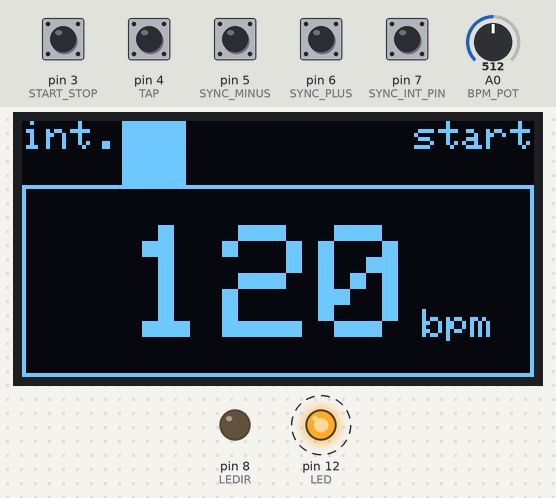
Simulated run of this sketch. Board: Arduino Nano, built with avr-gcc and run on an emulated ATmega328P. On the bench: 128×64 one-colour display, output pins drawn as LEDs (lit = HIGH). Dashed ring = blinking. Inputs (shaded band) come from the test bench; at power-on: pin 3 (START_STOP), pin 4 (TAP), pin 5 (SYNC_MINUS), pin 6 (SYNC_PLUS), pin 7 (SYNC_INT_PIN) HIGH, A0 (BPM_POT) = 512. The display library's start-up logo is not drawn; what the sketch prints to the serial monitor is not drawn.

Above: at 3.36 s.
3.4 s: pin 7 (SYNC_INT_PIN) pulled LOW for 0.15 s
At 4.7 s:
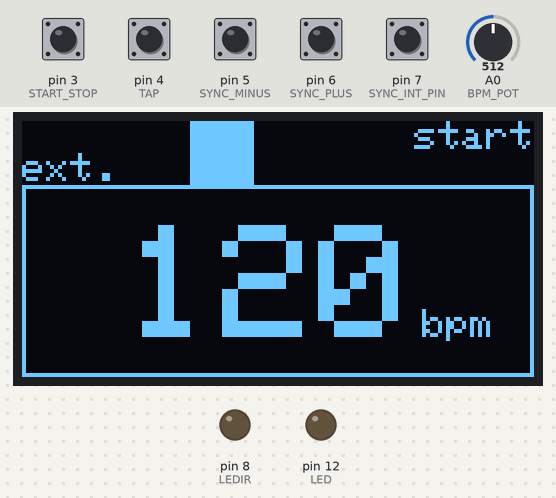
5.0 s: pin 3 (START_STOP) pulled LOW for 0.15 s
At 5.9 s:
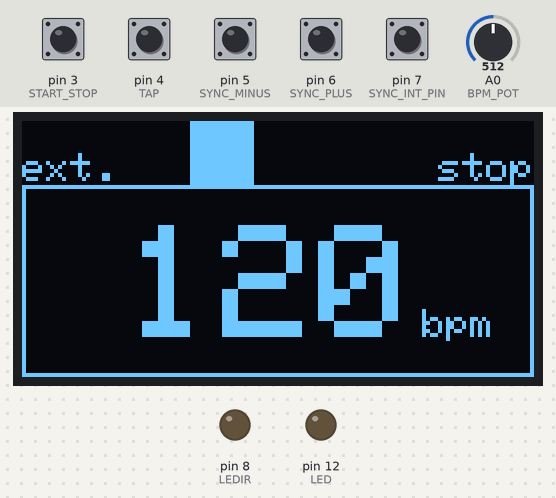
6.6 s: pin 7 (SYNC_INT_PIN) pulled LOW for 1 s
At 7.1 s:
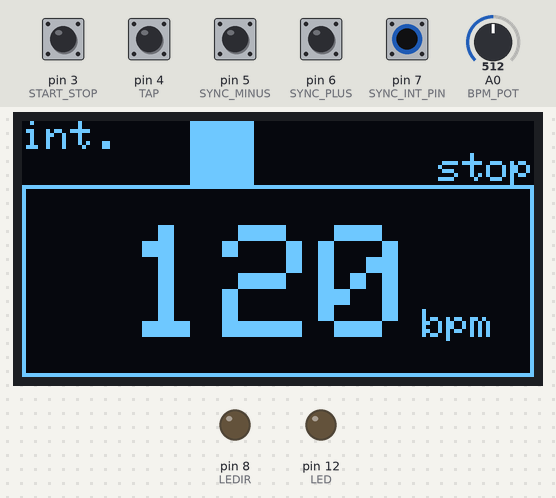
9.1 s: A0 (BPM_POT) set to 716
At 10.2 s:
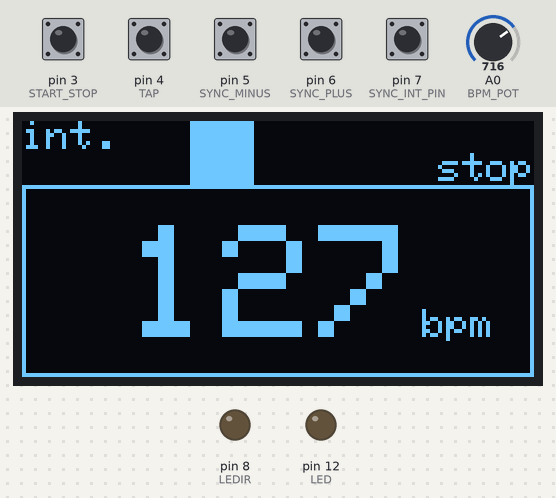
10.6 s: pin 3 (START_STOP) pulled LOW for 1 s
At 10.96 s:
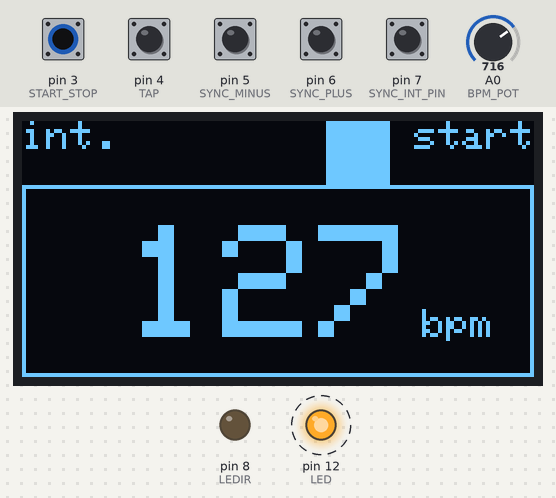
12.2 s: pin 4 (TAP) pulled LOW for 0.15 s
At 12.73 s:
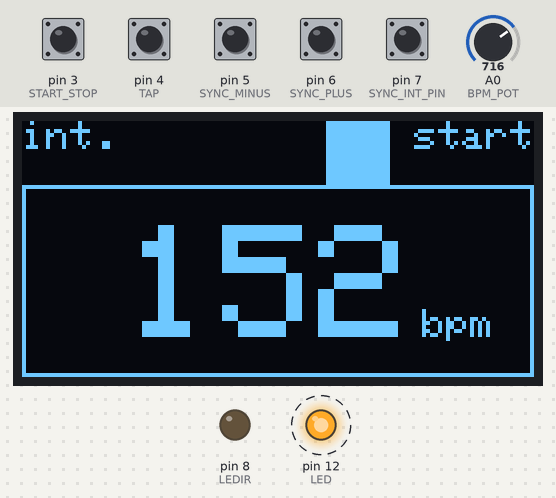
Timing chart, 0 to 13.9 s (numbered marks = the images above; inputs shaded):
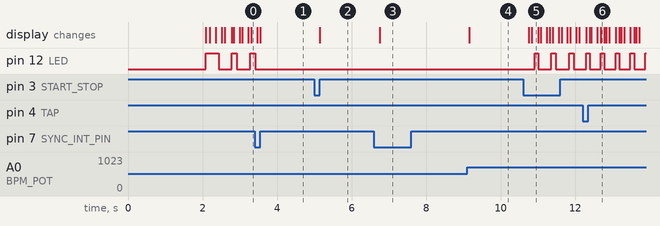

The sketch:

MIDICLOCK_MAKER_XL_b15.ino
```cpp
//--------------------------------------------------MIDICLOCK MAKER & MIDICLOCK2BPM-------------------------------------------

#include <TimerOne.h>
#include <SPI.h>
#include <Wire.h>
#include <Adafruit_GFX.h>
#include <Adafruit_SSD1306.h>

#define OLED_RESET 99
Adafruit_SSD1306 display(OLED_RESET);


const unsigned long BPM_RATE = 80;
unsigned long bpm_update;
byte midi_start = 0xfa;
byte midi_stop = 0xfc;
byte midi_clock = 0xf8;
byte midi_continue = 0xb0;
byte cc = 0xb0; //Continuous controller

int play_flag = 1;
byte data;
byte counter;
//                                              Arduino Nano
#define LED 12            //  Led 1             D12
#define LEDIR 8           //  IRled syncout     D8
#define SYNC_INT_PIN 7    //  bpm in/ext        D7
#define SYNC_PLUS 6       //  sync+ button      D6
#define SYNC_MINUS 5      //  sync- button      D5
#define TAP 4             //  tap button        D4
#define START_STOP 3      //  start/stop button D3
#define SHIFT_BUTTON 2    //  shift button      D2     - noch nicht vorhanden
#define BUTTON 13         //  button            D13    - noch nicht vorhanden
int BPM_POT = A0;         //  BPM POT           A0

byte prevmode,prevtap;
byte mode_latch;
byte prevstart, start_latch;
byte pre_start_latch;
byte sync_int;
int bpm_int = 120;
int bpm_tap,bpm_pitch,bpm_pitch_pre,bpm_int_pitch;
int pot;
unsigned long bpm_time;
unsigned long previousMillis;
unsigned long previous2Millis;
unsigned long currentMillis;
int bpm_gemessen;
int bpm_zaehler;
byte counter_viertel;
bool update = false;


void setup() {
    display.begin(SSD1306_SWITCHCAPVCC);

    // Display the splash screen (we're legally required to do so)
    display.display();
    unsigned long start = millis();

    display.clearDisplay();

    while(millis() - start < 2000);
    display.drawRect(0, 16, 128, 48, WHITE);
    display.setCursor(100,47);
    display.setTextSize(1);
    display.setTextColor(WHITE);
    display.println("bpm");
    display.display();

    bpm_update =  millis();
    oled_stop();

  Serial.begin(31250);
  pinMode(LED, OUTPUT);
  pinMode(SYNC_PLUS, INPUT_PULLUP);
  pinMode(SYNC_MINUS, INPUT_PULLUP);
  pinMode(TAP, INPUT_PULLUP);
  pinMode(START_STOP, INPUT_PULLUP);
  pinMode(SYNC_INT_PIN, INPUT_PULLUP);
  pinMode(LEDIR, OUTPUT);

  digitalWrite(LED, HIGH);
  delay(50);
  Timer1.initialize(100);
  Timer1.attachInterrupt(midiclock);

}


void loop() {
    //bool update = false;
    unsigned long time = millis();
    bpm();
    //static bool up_state = false;
    //static bool down_state = false;

    //up_state |= (digitalRead(UP_BUTTON) == LOW);
    //down_state |= (digitalRead(DOWN_BUTTON) == LOW);

      if (time > bpm_update){
        button();
        oled_bpm();
        //  Serial.println(data);
        bpm_update += BPM_RATE;
        update = true;
        if(update)
          display.display();
      }
}
```

BPM.ino
```cpp
void midiclock(){


// -------------------------TIME->BPM->MIDICLOCK INTERN-------------------
 if(mode_latch==0){
    unsigned long current2Millis = micros();
  if(current2Millis - previous2Millis > bpm_time) {

      if(start_latch==0) Serial.write(midi_clock);
      previous2Millis = current2Millis;
      counter++;
      counter%=24;
      counter_viertel=counter/6;
  }
 /* if (digitalRead(TAP)==0 && prevtap==1){
    tapTempo();
    digitalWrite(LED, HIGH);
    }
 prevtap=digitalRead(TAP); */
 }

// -------------------------MIDICLOCK EXTERN->TIME->BPM -----------------
 if(mode_latch==1){
  unsigned long current2Millis = micros();
  if(current2Millis - previous2Millis > bpm_time) {
      if(start_latch==0) Serial.write(midi_clock);
      previous2Millis = current2Millis;
  }
 }
}


void bpm(){
// -------------------------------------------------------------MIDICLOCK INTERN-------------------------------------------
pot=analogRead(BPM_POT);
if(mode_latch==0){
  oled_bpm_int();

  if(digitalRead(TAP)==0){
  //pot=analogRead(BPM_POT);
  bpm_int=(map(pot ,0,1024,40,201));  //http://hofa-college.de/online_campus/pages/tipps-amp-tricks/hofa-tools/bpm-in-msec.php
  bpm_pitch=0;
  }

  if(digitalRead(TAP)==1 && pot != bpm_pitch_pre){
    bpm_pitch_pre=pot;
    bpm_pitch=(map(pot ,0,1024,-16,17));
  }

  bpm_int_pitch=bpm_int+bpm_pitch;
  bpm_time=2500000/bpm_int_pitch;    //bpm_time=(60*1000*1000/24)/bpm_int_pitch;
  Serial.write(cc);
  Serial.write(1);
  Serial.write(bpm_int_pitch/2);
//--------------------------MIDI START TASTER--------------
 if(start_latch==0){
      if(pre_start_latch==0){
        Serial.write(midi_start);
        oled_start();
        pre_start_latch=1;
      }
      Sync();
      //IRblink();
 }
 //---------------------------MIDI STOP TASTER---------------
 if(start_latch==1){
   start_latch=3;
   oled_stop();
   Serial.write(midi_stop);
   digitalWrite(LED, LOW);
   display.fillRect(25, 0, 67, 16, BLACK);
   update = true;

   pre_start_latch=0;
 }
}
// ----------------------------------------------------------------MIDICLOCK EXTERN-------------------------------------------
if(mode_latch==1){
 oled_bpm_ext();
//---------------------------MIDI START EXTERN-------------
 if(Serial.available() > 0) {
   data = Serial.read();
    if(data == midi_start) {
      Serial.write(midi_start);
      play_flag = 1;
      oled_start();
      start_latch=0;
      pre_start_latch=1;
  }
//---------------------------MIDI CONTINUE EXTERN----------
  else if(data == midi_continue) {
   play_flag = 1;
  }
//---------------------------MIDI STOP EXTERN--------------
  else if     (data == midi_stop){
   Serial.write(midi_stop);
   play_flag = 0;
   oled_stop();
   start_latch=3;
   digitalWrite(LED, LOW);
   counter=0;
  }
//---------------------------MIDICLOCK EXTERN------------
  else if((data == midi_clock) && (play_flag == 1)) {
    counter++;
    counter%=24;
    counter_viertel=counter/6;
    Sync();
    midiclock2bpm();
    //Serial.write(data);
  }
 }
}
 //--------------------------MIDI START TASTER--------------
  if(start_latch==0){
      if(pre_start_latch==0){
        Serial.write(midi_start);
        oled_start();
        pre_start_latch=1;
        play_flag = 1;
      }
  }
//---------------------------MIDI STOP TASTER---------------
  if(start_latch==1){
   start_latch=3;
   oled_stop();
   Serial.write(midi_stop);
   pre_start_latch=0;
   play_flag = 0;
  }
}

//----------------------------- do something for every 6 MIDI Clock pulse when the sequencer is running-----------------------------
void Sync() {
  if(counter_viertel==0){
   digitalWrite(LED, HIGH);
   display.fillRect(76, 0, 16, 16, BLACK);
   display.fillRect(25, 0, 16, 16, WHITE);
   //IRblink();
  }

  if(counter_viertel==1){
  digitalWrite(LED, LOW);
  display.fillRect(25, 0, 16, 16, BLACK);
  display.fillRect(42, 0, 16, 16, WHITE);
  //IRblink();
  }

  if(counter_viertel==2){
   display.fillRect(42, 0, 16, 16, BLACK);
   display.fillRect(59, 0, 16, 16, WHITE);
   //IRblink();
  }

  if(counter_viertel==3){
   display.fillRect(59, 0, 16, 16, BLACK);
   display.fillRect(76, 0, 16, 16, WHITE);
   //IRblink();
  }
}

void IRblink(){
  digitalWrite(LEDIR, HIGH);
  //delay(1);
  digitalWrite(LEDIR, LOW);
}
//--------------------------------------------------TEXTE OLED------------------------------------------------------
void oled_bpm_int(){
  display.setCursor(0,8);
  display.setTextSize(1);
  display.setTextColor(BLACK);
  display.println("ext.");

  display.setCursor(0,0);
  display.setTextSize(1);
  display.setTextColor(WHITE);
  display.println("int.");
}
void oled_bpm_ext(){
  display.setCursor(0,8);
  display.setTextSize(1);
  display.setTextColor(WHITE);
  display.println("ext.");

  display.setCursor(0,0);
  display.setTextSize(1);
  display.setTextColor(BLACK);
  display.println("int.");
}
void oled_start(){
  display.setCursor(104,8);
  display.setTextSize(1);
  display.setTextColor(BLACK);
  display.println("stop");

  display.setCursor(98,0);
  display.setTextSize(1);
  display.setTextColor(WHITE);
  display.println("start");
}
void oled_stop(){
  display.setCursor(104,8);
  display.setTextSize(1);
  display.setTextColor(WHITE);
  display.println("stop");

  display.setCursor(98,0);
  display.setTextSize(1);
  display.setTextColor(BLACK);
  display.println("start");
}
void oled_bpm(){
  display.fillRect(26, 26, 72, 28, BLACK);
  display.setCursor(26,26);
  display.setTextSize(4);
  display.setTextColor(WHITE);
  display.println(bpm_int_pitch);

}

//-----------------------------------------MIDICLOCK2BPM-------------------------------------------------
void midiclock2bpm(){

    if (bpm_zaehler==0){
    currentMillis = micros();
    }
    if (bpm_zaehler==191){
      previousMillis=(micros()-currentMillis)/192;
      if (previousMillis >=1 <=300){
        bpm_int_pitch=2500000/previousMillis;
        bpm_time=previousMillis;
      }
    }
    bpm_zaehler++;
    bpm_zaehler%=192;           // 32 takte
}

//---------------------------------------------BUTTON ABFRAGE-------------------------------------------
void button(){

  if (digitalRead(SYNC_INT_PIN)==0 && prevmode==1){
    mode_latch++;
    mode_latch%=2;
  }

  prevmode=digitalRead(SYNC_INT_PIN);

  if (digitalRead(START_STOP)==0 && prevstart==1){
    start_latch++;
    start_latch%=2;
  }

  prevstart=digitalRead(START_STOP);

  if (digitalRead(SYNC_PLUS)==0){
    counter++;
  }
  if (digitalRead(SYNC_MINUS)==0){
    counter--;
  }


}
```

tap_tempo.ino
```cpp
void tapTempo()
{
  static unsigned long lastTap = 0;
  unsigned long now = millis(); // the current time in milliseconds
  static byte tapsNumber = 0; // how many bpms have been added to the bpmTaps array
  int bpmSum = 0; // the sum of the values in the bpmTaps[] array
  byte bpmTaps[10] = { // required for tap tempo
  0, 0, 0, 0, 0, 0, 0, 0, 0, 0};

  if ((now - lastTap) < 1888) // a quarter is 1333ms long at 45bpm (our slowest allowed bpm)
  {
    bpmTaps[tapsNumber % 10] = 60000/(now - lastTap);
    tapsNumber++;
    lastTap = now;
  }
  else
  {
    for (byte i = 0; i < 10; i++) // clear the bpmTaps array
    {
      bpmTaps[i] = 0;
      tapsNumber = 0;
    }
    lastTap = now;
  }

  for (byte i = 0; i < 10; i++)
  {
    if (bpmTaps[i] > 0)
    {
      bpmSum += bpmTaps[i];
    }
  }

  if (bpmSum > 0)
  {
    byte i = (tapsNumber < 11) ? tapsNumber : 10;
    bpm_tap = (bpmSum / i) *12;
    if(bpm_tap <= 200 && bpm_tap >= 20){
      bpm_int=bpm_tap;
    }

  }
}
```

Measured:
- after the input at 3.4 s, pin 12 (LED): goes on until 3.4 s, then stays LOW; the display: first differs from a run without the input after 0.15 s (image 1)
- after the input at 5.0 s, the display: changes after 0.15 s (image 2)
- after the input at 6.6 s, the display: changes after 0.15 s (image 3)
- after the input at 9.1 s, the display: changes after 0.05 s (image 4)
- after the input at 10.6 s, pin 12 (LED): alternates HIGH for 0.12 s and LOW for 0.36 s, starting after 0.31 s; the display: first changes after 0.15 s (image 5 shows a later state)
- by itself, pin 12 (LED): alternates HIGH for 0.13 s and LOW for 0.36 s
